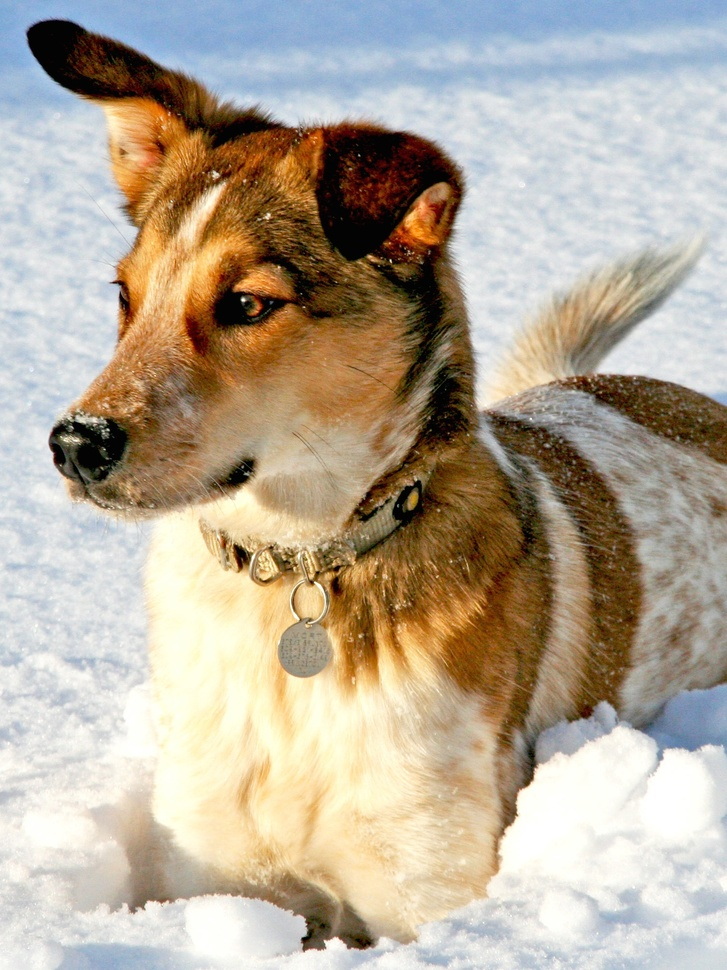
#> input picture homework1/dog.jpg, 727 x 970 px, shrunk from 1500 x 2000 before the run, found by its file name
$ jupyter execute chapter2_hw.ipynb
#> lines starting #> are read from the running program, lines starting #| are printed output that depends on the picture; after the words box and inside, x2 and y2 are one past the last pixel; in counts of white or black regions, pixels touching at a corner belong together
[cell 1]
'''
EXERCISES 2.1 AND 2.2
'''

import numpy as np
from matplotlib.image import imread
import matplotlib.pyplot as plt
from matplotlib.cm import get_cmap
import os

[cell 2]
'''
Chapter 2 exercise 1
- Load the image dog.jpg and convert to grayscale
- Use the FFT to compress the image at different compression ratios
- plot the error between the compressed and actual image as
a function of the compression ratio
'''


fname = '../math6397_villalobos/homework1/dog.jpg'
img_data = imread(fname)
#> img_data is the input picture: shape (970, 727, 3); mean R, G, B 181.4, 169.5, 152
X = np.mean(img_data, -1); # Convert RGB to grayscale
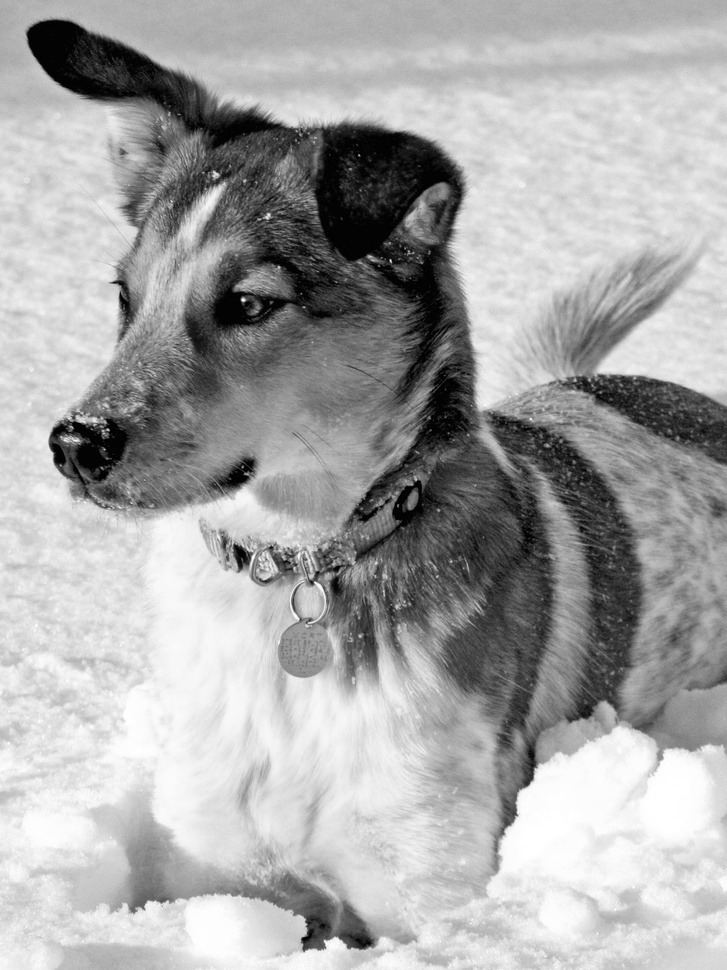
#> X: shape (970, 727) float64; min 0, max 255, mean 167.6
denom = np.linalg.norm(X, 'fro')
#> denom = 152043.2

#take fft of matrix
X_fft = np.fft.fft2(X)
#print(X_fft.shape)

#sorting by magnitude and reshaping into vector
X_fft_sort = np.sort(np.abs(X_fft.reshape(-1)))
#print(X_fft_sort.shape)

keeps = np.array([0.5,0.1, 0.05, 0.01, 0.002])
keeps = np.arange(0.01, 0.5, .01)
errors = np.zeros_like(keeps)

##############################################
k=0
for r in keeps:
    thresh = X_fft_sort[int( np.floor((1-r)*len(X_fft_sort)) )]
    #print(r, '\t', thresh)

    #Find all indices below threshold
    indx = np.abs(X_fft) > thresh

    #compress holding only largest r percent of coefficients
    X_fft_r = X_fft * indx

    #reconstructed compressed image i.e. take inverse fft
    X_recon = np.fft.ifft2(X_fft_r).real

    diff = np.copy(X - X_recon)
    abs_err = np.linalg.norm(diff, 'fro')

    errors[k] = abs_err / denom

    if k%5==0:
        plt.figure()
        plt.imshow(256-X_recon,cmap='gray')
        plt.axis('off')
        plt.title('Compressed image at keep rate: '+str(r*100)+'%')
    k+=1
#> this loop made 49 passes
#> (thresh, abs_err) on passes 1 to 12: (66746.6, 9357.9), (39967.2, 7850.6), (30095.9, 7048.7), (24861, 6497), (21531.7, 6071.4), (19117.2, 5722.9), (17337, 5425.9), (15875.1, 5166.3), (14677.9, 4935.6), (13678.1, 4727.8), (12842.5, 4538.5), (12107.8, 4364)
#> pass 1, `indx = np.abs(X_fft) > thresh`:
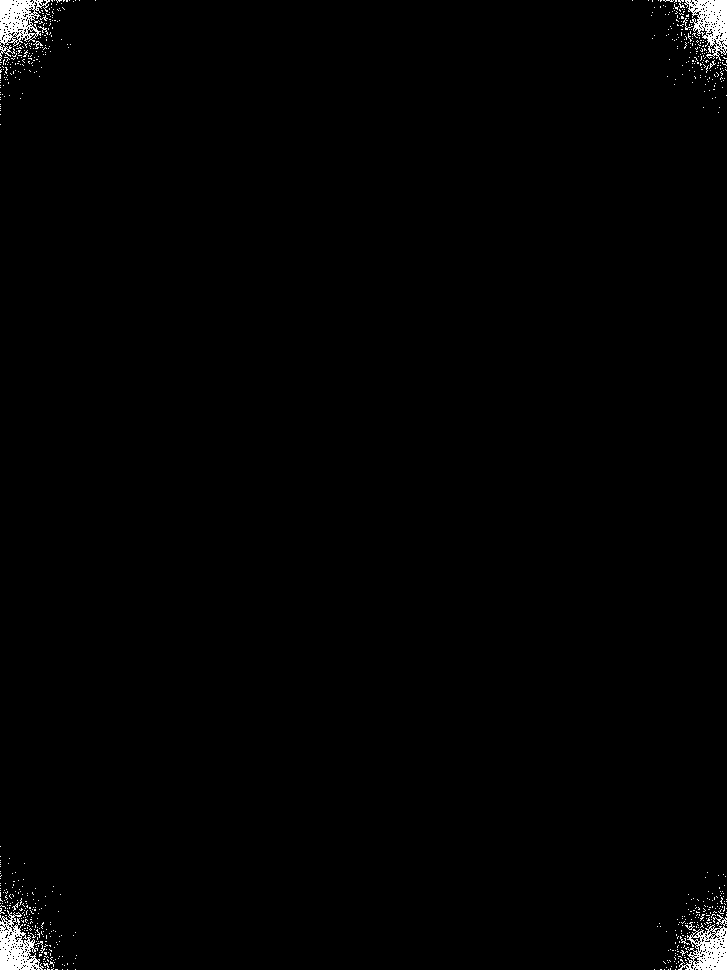
#> indx: shape (970, 727) bool; 1% white; 676 white regions (665 under 20 px), largest, box (x1, y1, x2, y2) and area: (0, 0, 50, 61) 1412, (0, 910, 44, 970) 1363, (684, 0, 727, 61) 1354
#> pass 1, `X_recon = np.fft.ifft2(X_fft_r).real`:
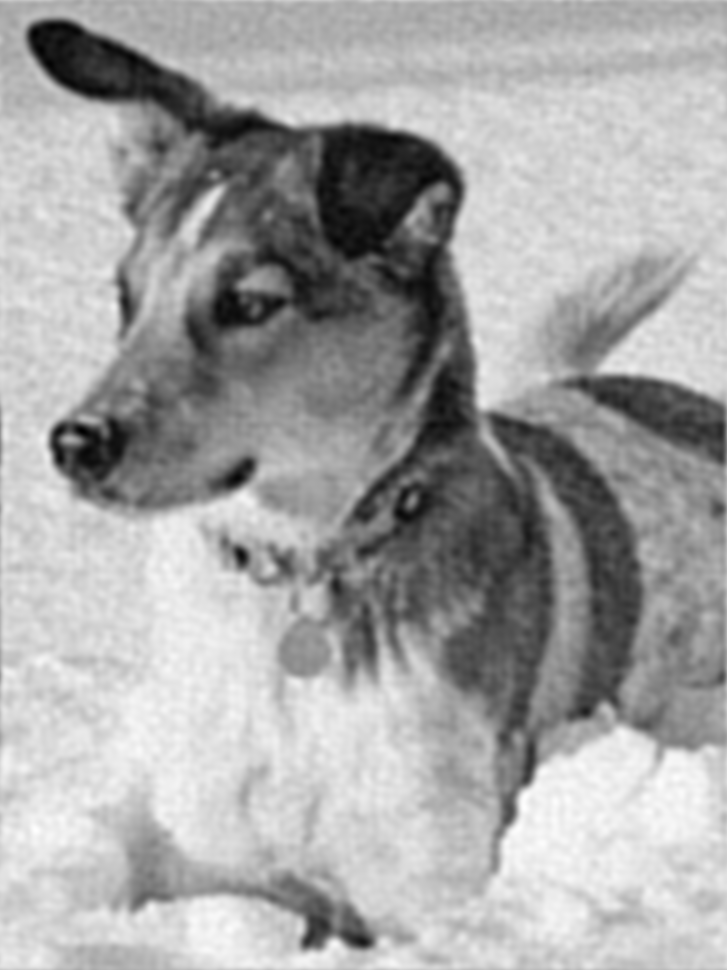
#> X_recon: shape (970, 727) float64; min -20.34, max 269.6, mean 167.6; drawn with min black and max white
#> pass 1, `diff = np.copy(X - X_recon)`:
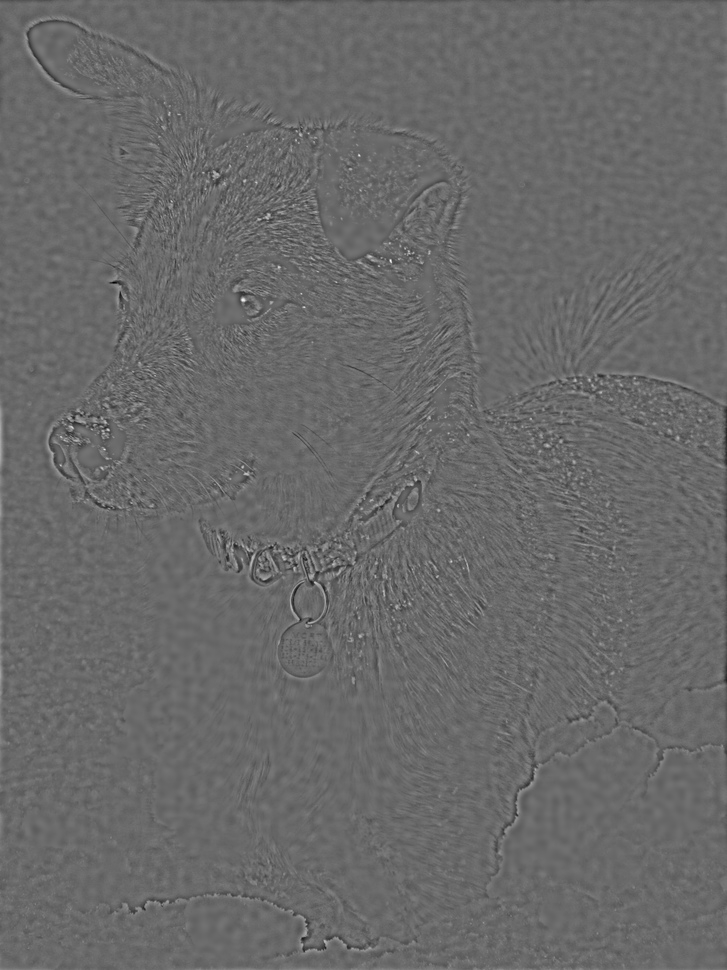
#> diff: shape (970, 727) float64; min -136.2, max 192.2, mean 0; drawn with min black and max white
#> after the loop:
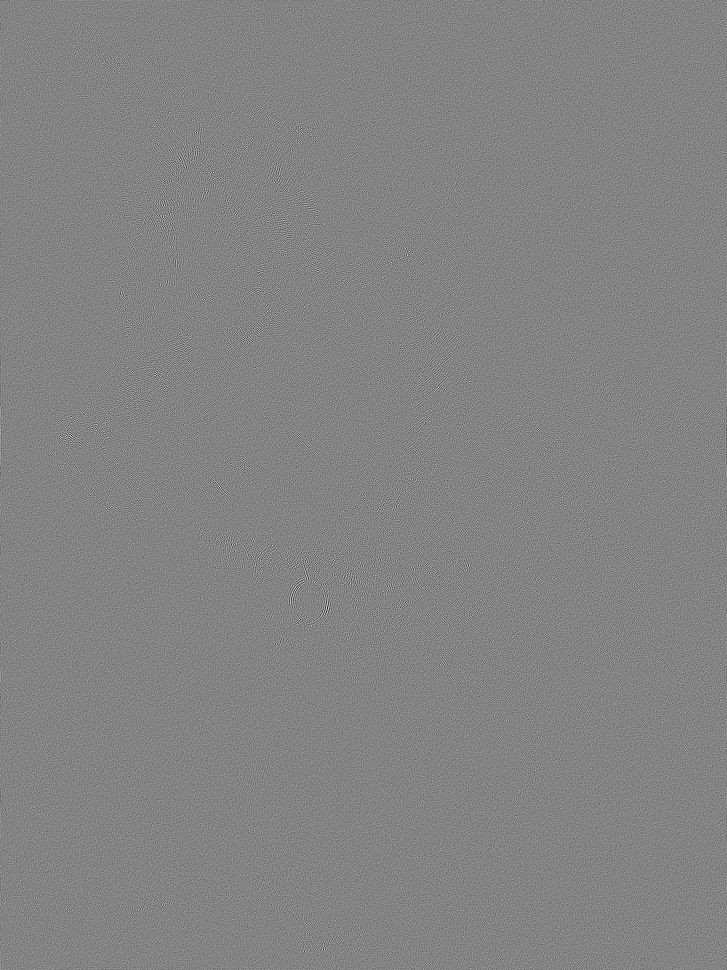
#> diff: shape (970, 727) float64; min -19.32, max 18.17, mean 3.2e-14; drawn with min black and max white
#> after the loop, errors = 49 values, max 0.0615 at index 0, min 0.00973 at index 48, mean 0.0223; k = 49

print(keeps*100)
#plt.show()
plt.figure()
plt.plot( errors, color='k',linewidth=2, label='Relative Err. (Fro. Norm)')
plt.legend()
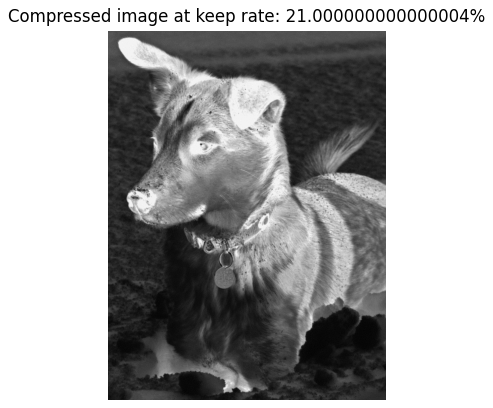
#> figure drawn by matplotlib, 1 panel
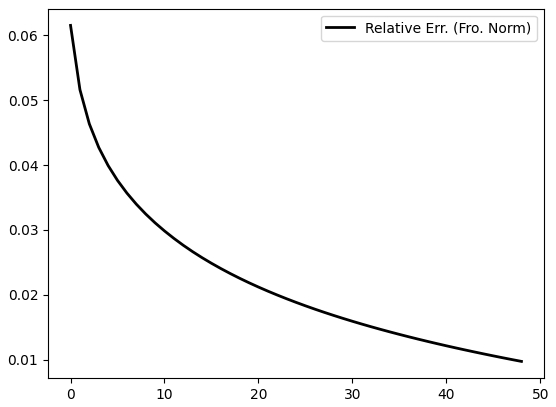
#> figure drawn by matplotlib, 1 panel; curve peaks at x = 0, y = 0.0615

[cell 3]
'''
Consider the given triangular wave
        {0,         x<-1
f(x) =  {1 - |x|,   |x| <= 1
        {0,         x<-1
- Compute the Fourier series by hand for the domain -2 <= x < 2
- Plot the mode coefficients a_n and b_n for the first 100 cosine and sine modes
(i.e., for the first n=1 to n=100).
- Also,  plot the the approximation using n=10 modes on top of the true tirangle wave
'''

def piecewise_f(x):
    fvals = np.zeros_like(x)
    indx = np.abs(x) <= 1.0
    fvals = 1.0 - np.abs(x)
    fvals = fvals * indx

    return fvals


'''
x = np.arange(-2,2.5, 0.5)
f = piecewise_f(x)
plt.figure()
plt.plot(x,f, color='k',linewidth=2, label='Fcn')
plt.show()
'''

[cell 4]
M = 100

#Define the domain
dx = 0.001
L = 2.0
x = L*np.arange(-1+dx, 1+dx, dx)
n = len(x)
f = piecewise_f(x)

##############################################
A0 = 1.0/2.0#np.sum(f *np.ones_like(x))*dx
fFS = A0/2.0 #fourier series estimate

A = np.zeros(M)
B = np.zeros(M)

fig,ax = plt.subplots()
ax.plot(x,f,'-',color='k',linewidth=2)
cmap = get_cmap('tab10')
colors = cmap.colors
ax.set_prop_cycle(color=colors)

for k in range(M):
    #inner product with f
    #A[k] = np.sum(f * np.cos(np.pi * k+1* x/L))*dx
    #B[k] = np.sum(f * np.sin(np.pi * k+1* x/L))*dx

    A[k] = (4.0/(np.pi*(k+1))**2)*(1.0 - np.cos(np.pi*(k+1)/2.0))
    fFS = fFS + A[k]*np.cos((k+1)*np.pi*x/L) + B[k]*np.sin((k+1)*np.pi*x/L)
    if k <=10:
        ax.plot(x,fFS,'-')
#> after the loop, A = 100 values, max 0.405 at index 0, min 0 at index 3, mean 0.00746; fFS = 2000 values, max 0.996 at index 999, min -0.000686 at index 1505, mean 0.25
#plt.show()

fix,axes = plt.subplots(2,1)
axes[0].semilogy(np.arange(M),A, color='k',linewidth=2)
plt.sca(axes[0])
plt.title('Fourier Coefficients: A_k')

axes[1].semilogy(np.arange(M),B, color='b',linewidth=2)
plt.sca(axes[1])
plt.title('Fourier Coefficients: B_k')
#> figure, not shown here; curve peaks at x = 1.78e-15, y = 1; curve peaks at x = 1.78e-15, y = 0.655; curve peaks at x = 1.78e-15, y = 0.858
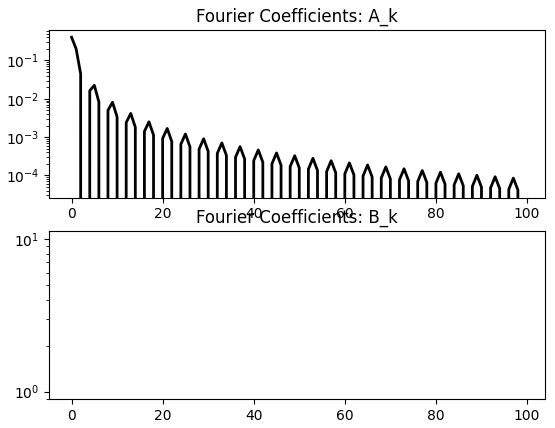
#> figure drawn by matplotlib, 2 panels; panel 1: curve peaks at x = 0, y = 0.405
